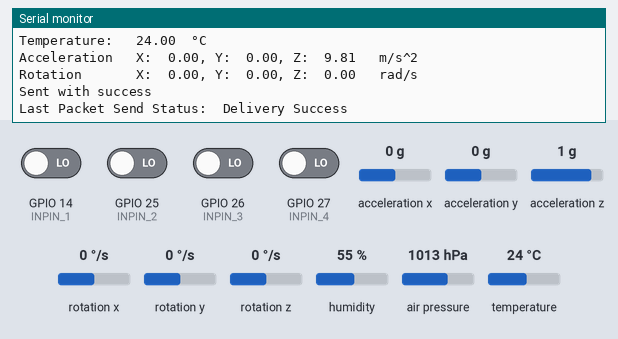
Simulated run of this program. Board: ESP32. Shown: the last lines printed to the serial monitor. Inputs (shaded band) come from the test bench; at power-on: GPIO 14 (INPIN_1), GPIO 25 (INPIN_2), GPIO 26 (INPIN_3), GPIO 27 (INPIN_4) LOW, acceleration x 0 g, acceleration y 0 g, acceleration z 1 g, rotation x 0 °/s, rotation y 0 °/s, rotation z 0 °/s, humidity 55 %, air pressure 1013 hPa, temperature 24 °C. WiFi joins after 1.5 s; servers stay silent unless stated; the local clock reads 2024-03-15 10:24:30 at power-on unless the program sets it.

Above: at 2.7 s.
2.8 s: GPIO 14 (INPIN_1) driven HIGH
At 3.6 s:
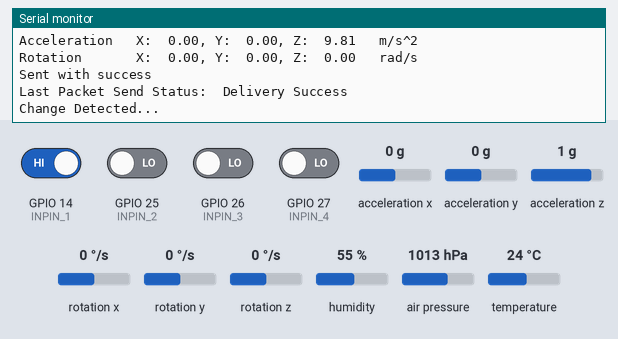
5.3 s: GPIO 25 (INPIN_2) driven HIGH
At 6.63 s:
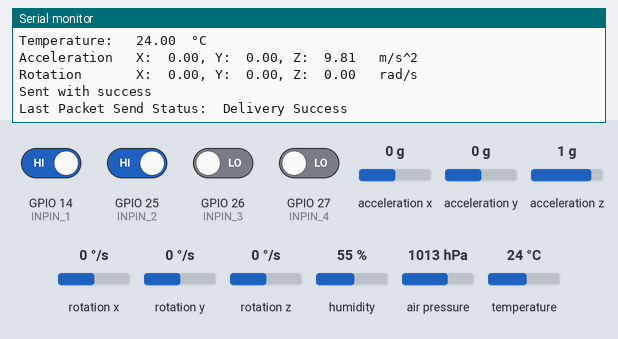
6.8 s: GPIO 26 (INPIN_3) driven HIGH
At 7.6 s:
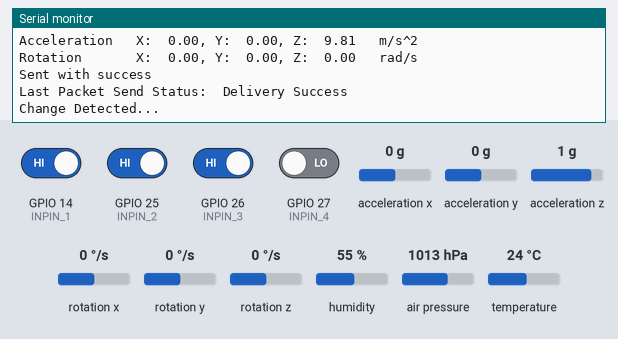
8.3 s: GPIO 27 (INPIN_4) driven HIGH
At 9.63 s:
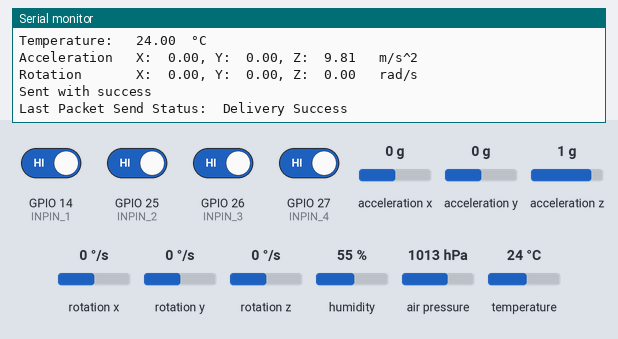
9.8 s: GPIO 14 (INPIN_1) driven LOW
At 10.6 s:
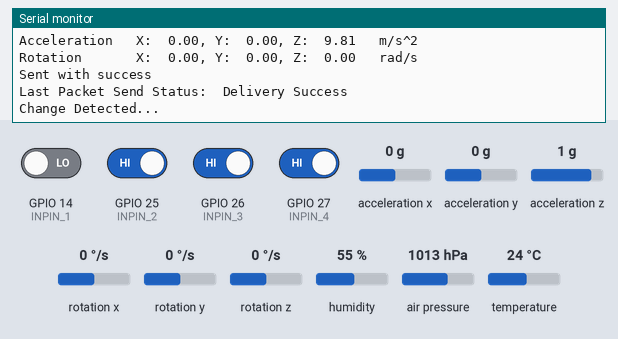
11.3 s: GPIO 25 (INPIN_2) driven LOW
At 12.9 s:
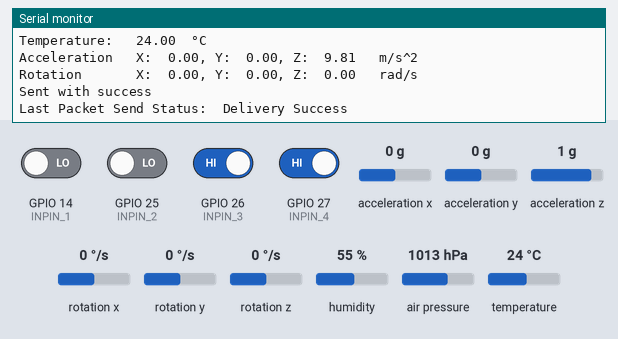
Timing chart, 0 to 13.8 s (numbered marks = the images above; inputs shaded):
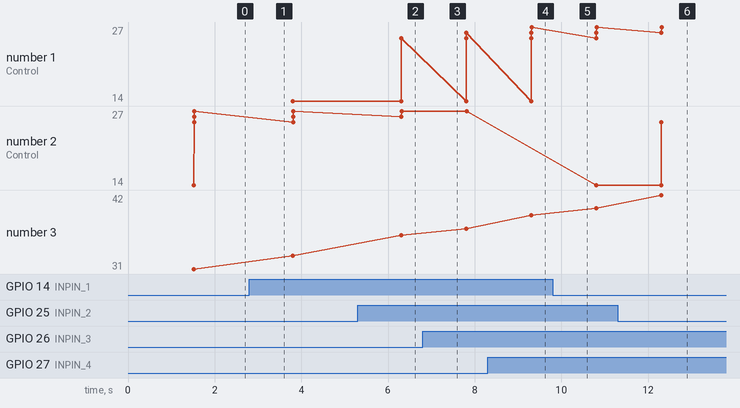

Measured:
- after the input at 2.8 s, the serial monitor: prints a new line at once (image 1)
- after the input at 5.3 s, the serial monitor: prints a new line after 1.0 s (image 2)
- after the input at 8.3 s, the serial monitor: prints a new line after 1.0 s (image 4)
- after the input at 11.3 s, the serial monitor: prints a new line after 1.0 s (image 6)
- plotted number 3: 31 → 33 after the input at 2.8 s, 33 → 36 after the input at 5.3 s, 36 → 37 after the input at 6.8 s, 37 → 39 after the input at 8.3 s, 39 → 40 after the input at 9.8 s

The program:

main.cpp
```cpp
/*********

  Kamran R.
  Waqas M.
  Nabil E.

  Robbin Law
  Rui Santos

*********/

#include <Arduino.h>          // base library
#include <esp_now.h>          // esp_now for communication
#include <WiFi.h>             // for WiFi communiation to fetch time
#include <Adafruit_Sensor.h>  // default sensor library
#include <Adafruit_BME280.h>  // for BME280 sensor
#include <Adafruit_MPU6050.h> // for MPU6050 sensor
#include <Wire.h>             // i2c base library
#include "time.h"             // for current time and date
#include "TaskScheduler.h"    // for mimic delay

// for setting pressure
#define SEALEVELPRESSURE_HPA (1013.25)

// defining the pins need to monitor
#define INPIN_1 14
#define INPIN_2 25
#define INPIN_3 26
#define INPIN_4 27

// scheduler times
#define dataSendTime 20000

// declaration of functions for setup
void pinSetup();
void bmeSetup();
void mpu6050Setup();
void timeSetup();
void espNowSetup();

// declaration of functions for performing
void readPins();
void printLocalTime();
void refresh_readings();
void espNowSend();
//void OnDataSent();
void detectChange();

// Local WiFi Credentials
const char *WIFI_SSID = "YOUR WIFI SSID";
const char *WIFI_PASS = "YOUR WIFI PASS";

// time variable setup
const char *ntpServer = "pool.ntp.org";
const long gmtOffset_sec = -25362;
const int daylightOffset_sec = 3600;

// sensor variable
Adafruit_BME280 bme;
Adafruit_MPU6050 mpu;

// RECEIVER'S MAC Address
uint8_t broadcastAddress[] = {0x24, 0x62, 0xAB, 0xF9, 0x0E, 0x98};

// Must match the sender receiver structure
typedef struct struct_message
{
  int id;            // must be unique for each sender board

  // controller pin state
  int pinStatus[4];  // for peripheral status

  // for BME Chip
  float temperature; // for storing temperature
  float humidity;    // for storing himmidity
  float pressure;    // for storing pressure
  float altitude;    // for storing altitude

  // for MPU Chip
  float temp6050;    // for storing onboard temperature
  float A_values[3]; // for storing accelrometer values x, y, z
  float G_values[3]; // for storing gyroscope values x, y, z
} struct_message;

//Create a struct_message called myData
struct_message myData;

// Register peer
esp_now_peer_info_t peerInfo;

// Setup tasks for the task scheduler
Task dataCommunication(dataSendTime, TASK_FOREVER, &espNowSend);

// Create the scheduler
Scheduler runner;

// main setup function
void setup()
{
  // Init Serial Monitor
  Serial.begin(115200);

  bmeSetup();
  mpu6050Setup();
  timeSetup();
  pinSetup();
  espNowSetup();

  // Start the task scheduler
  runner.init();

  // Add the task to the scheduler
  runner.addTask(dataCommunication);

  // Enable the task
  dataCommunication.enable();
  //runner.enableAll();
}

// the loop functions
void loop()
{
  // Execute the scheduler runner
  runner.execute();

  // detects any change on the inputs and respond accordingly
  detectChange();
}

// setting up pin in input mode
void pinSetup()
{
  // Setting pin for read mode
  pinMode(INPIN_1, INPUT);
  pinMode(INPIN_2, INPUT);
  pinMode(INPIN_3, INPUT);
  pinMode(INPIN_4, INPUT);

  for (int i = 0; i < 4; i++)
  {
    myData.pinStatus[i] = 0;
  }
}

// time setup function
void timeSetup()
{
  // connect to WiFi
  Serial.printf("Connecting to %s ", WIFI_SSID);
  WiFi.begin(WIFI_SSID, WIFI_PASS);
  while (WiFi.status() != WL_CONNECTED)
  {
    delay(500);
    Serial.print(".");
  }
  Serial.println(" CONNECTED");

  //init and get the time
  configTime(gmtOffset_sec, daylightOffset_sec, ntpServer);
  printLocalTime();

  //disconnect WiFi as it's no longer needed
  WiFi.disconnect(true);
  WiFi.mode(WIFI_OFF);
}

// setting up bme i2c
void bmeSetup()
{
  if (bme.begin(BME280_ADDRESS_ALTERNATE))
  {
    Serial.println("Found BME280 Chip...");
  }
  else
  {
    Serial.println("Could not find BME280 Chip, check wiring!");
    while (1)
    {
      Serial.print(".");
    }
  }
}

// setting up MPU6050 i2c
void mpu6050Setup()
{
  if (mpu.begin())
  {
    Serial.println("Found MPU6050 Chip...");
  }
  else
  {
    Serial.println("Could not find MPU6050 Chip, check wiring!");
    while (1)
    {
      Serial.print(".");
    }
  }

  mpu.setAccelerometerRange(MPU6050_RANGE_8_G);
  Serial.print("Accelerometer range set to: ");
  switch (mpu.getAccelerometerRange())
  {
  case MPU6050_RANGE_2_G:
    Serial.println("+-2G");
    break;
  case MPU6050_RANGE_4_G:
    Serial.println("+-4G");
    break;
  case MPU6050_RANGE_8_G:
    Serial.println("+-8G");
    break;
  case MPU6050_RANGE_16_G:
    Serial.println("+-16G");
    break;
  }
  mpu.setGyroRange(MPU6050_RANGE_500_DEG);
  Serial.print("Gyro range set to: ");
  switch (mpu.getGyroRange())
  {
  case MPU6050_RANGE_250_DEG:
    Serial.println("+- 250 deg/s");
    break;
  case MPU6050_RANGE_500_DEG:
    Serial.println("+- 500 deg/s");
    break;
  case MPU6050_RANGE_1000_DEG:
    Serial.println("+- 1000 deg/s");
    break;
  case MPU6050_RANGE_2000_DEG:
    Serial.println("+- 2000 deg/s");
    break;
  }

  mpu.setFilterBandwidth(MPU6050_BAND_21_HZ);
  Serial.print("Filter bandwidth set to: ");
  switch (mpu.getFilterBandwidth())
  {
  case MPU6050_BAND_260_HZ:
    Serial.println("260 Hz");
    break;
  case MPU6050_BAND_184_HZ:
    Serial.println("184 Hz");
    break;
  case MPU6050_BAND_94_HZ:
    Serial.println("94 Hz");
    break;
  case MPU6050_BAND_44_HZ:
    Serial.println("44 Hz");
    break;
  case MPU6050_BAND_21_HZ:
    Serial.println("21 Hz");
    break;
  case MPU6050_BAND_10_HZ:
    Serial.println("10 Hz");
    break;
  case MPU6050_BAND_5_HZ:
    Serial.println("5 Hz");
    break;
  }
}

// callback when data is sent
void OnDataSent(const uint8_t *mac_addr, esp_now_send_status_t status)
{
  Serial.print("\r\nLast Packet Send Status:\t");
  Serial.println(status == ESP_NOW_SEND_SUCCESS ? "Delivery Success" : "Delivery Fail");
}

// setting up esp NOW
void espNowSetup()
{
  // Set device as a Wi-Fi Station
  WiFi.mode(WIFI_STA);

  // Init ESP-NOW
  if (esp_now_init() != ESP_OK)
  {
    Serial.println("Error initializing ESP-NOW");
    return;
  }

  // Once ESPNow is successfully Init, we will register for Send CB to
  // get the status of Trasnmitted packet
  esp_now_register_send_cb(OnDataSent);

  memcpy(peerInfo.peer_addr, broadcastAddress, 6);
  peerInfo.channel = 0;
  peerInfo.encrypt = false;

  // Add peer
  if (esp_now_add_peer(&peerInfo) != ESP_OK)
  {
    Serial.println("Failed to add peer");
    return;
  }
}

// time function
void printLocalTime()
{
  struct tm timeinfo;
  if (!getLocalTime(&timeinfo))
  {
    Serial.println("Failed to obtain time");
    return;
  }
  Serial.println(&timeinfo, "\n%A, %B %d, %Y %H:%M:%S");
}

// reading Pin Status
void readPins()
{
  // Set values to send
  myData.id = 1;
  myData.pinStatus[0] = digitalRead(INPIN_1);
  myData.pinStatus[1] = digitalRead(INPIN_2);
  myData.pinStatus[2] = digitalRead(INPIN_3);
  myData.pinStatus[3] = digitalRead(INPIN_4);

  Serial.println();
  Serial.println("*** Controller Values ***");

  Serial.printf("Control 14 is %3s.", myData.pinStatus[0] ? "ON" : "OFF");
  Serial.println();

  for (int i = 1; i < 4; i++)
  {
    Serial.printf("Control %d is %3s.", i + 24, myData.pinStatus[i] ? "ON" : "OFF");
    Serial.println();
  }
}

// reading from sensor
void refresh_readings()
{
  // reading the readings from the BME280 Chip
  myData.temperature = bme.readTemperature();
  myData.humidity    = bme.readHumidity();
  myData.pressure    = bme.readPressure() / 100.0F;
  myData.altitude    = bme.readAltitude(SEALEVELPRESSURE_HPA);

  // reading the readings from the MPU6050 Chip
  sensors_event_t a, g, temp;
  mpu.getEvent(&a, &g, &temp);

  myData.temp6050 = temp.temperature;

  myData.A_values[0] = a.acceleration.x;
  myData.A_values[1] = a.acceleration.y;
  myData.A_values[2] = a.acceleration.z;

  myData.G_values[0] = g.gyro.x;
  myData.G_values[1] = g.gyro.y;
  myData.G_values[2] = g.gyro.z;

    // displaying BME280 values on the serial output
  Serial.println();
  Serial.println("*** BME280 Values ***");
  Serial.printf("Temperature:   %-6.2f °C", myData.temperature);
  Serial.println();
  Serial.printf("Humidity:      %-6.2f %%", myData.humidity);
  Serial.println();
  Serial.printf("Pressure:      %-6.2f hPa", myData.pressure);
  Serial.println();
  Serial.printf("Altitude:      %-6.2f m", myData.altitude);
  Serial.println();

  // displaying MPU6050 values on the serial output
  Serial.println();
  Serial.println("*** MPU6050 Values ***");
  Serial.printf("Temperature:   %-6.2f °C", myData.temp6050);
  Serial.println();
  Serial.printf("Acceleration   X: %5.2f, Y: %5.2f, Z: %5.2f   m/s^2", myData.A_values[0], myData.A_values[1], myData.A_values[2]);
  Serial.println();
  Serial.printf("Rotation       X: %5.2f, Y: %5.2f, Z: %5.2f   rad/s", myData.G_values[0], myData.G_values[1], myData.G_values[2]);
  Serial.println();
}

// esp NOW send message
void espNowSend()
{
  Serial.println();
  Serial.println("****************************************");

  Serial.print("My MAC Address:  ");
  Serial.println(WiFi.macAddress());

  // display time
  printLocalTime();

  // reading Pins
  readPins();

  // reading from BME
  refresh_readings();

  // Send message via ESP-NOW
  esp_err_t result = esp_now_send(broadcastAddress, (uint8_t *)&myData, sizeof(myData));

  if (result == ESP_OK)
  {
    Serial.println("Sent with success");
  }
  else
  {
    Serial.println("Error sending the data");
  }
}

// kind of interrupt function
void detectChange()
{
  // checking the input change
  if (myData.pinStatus[0] != digitalRead(INPIN_1) ||
      myData.pinStatus[1] != digitalRead(INPIN_2) ||
      myData.pinStatus[2] != digitalRead(INPIN_3) ||
      myData.pinStatus[3] != digitalRead(INPIN_4))
  {
    Serial.println("Change Detected...");
    // Disable the tasks
    dataCommunication.disable();

    // Enable the task
    dataCommunication.enable();

    // Update the change
    delay(1000);
  }
}
```
